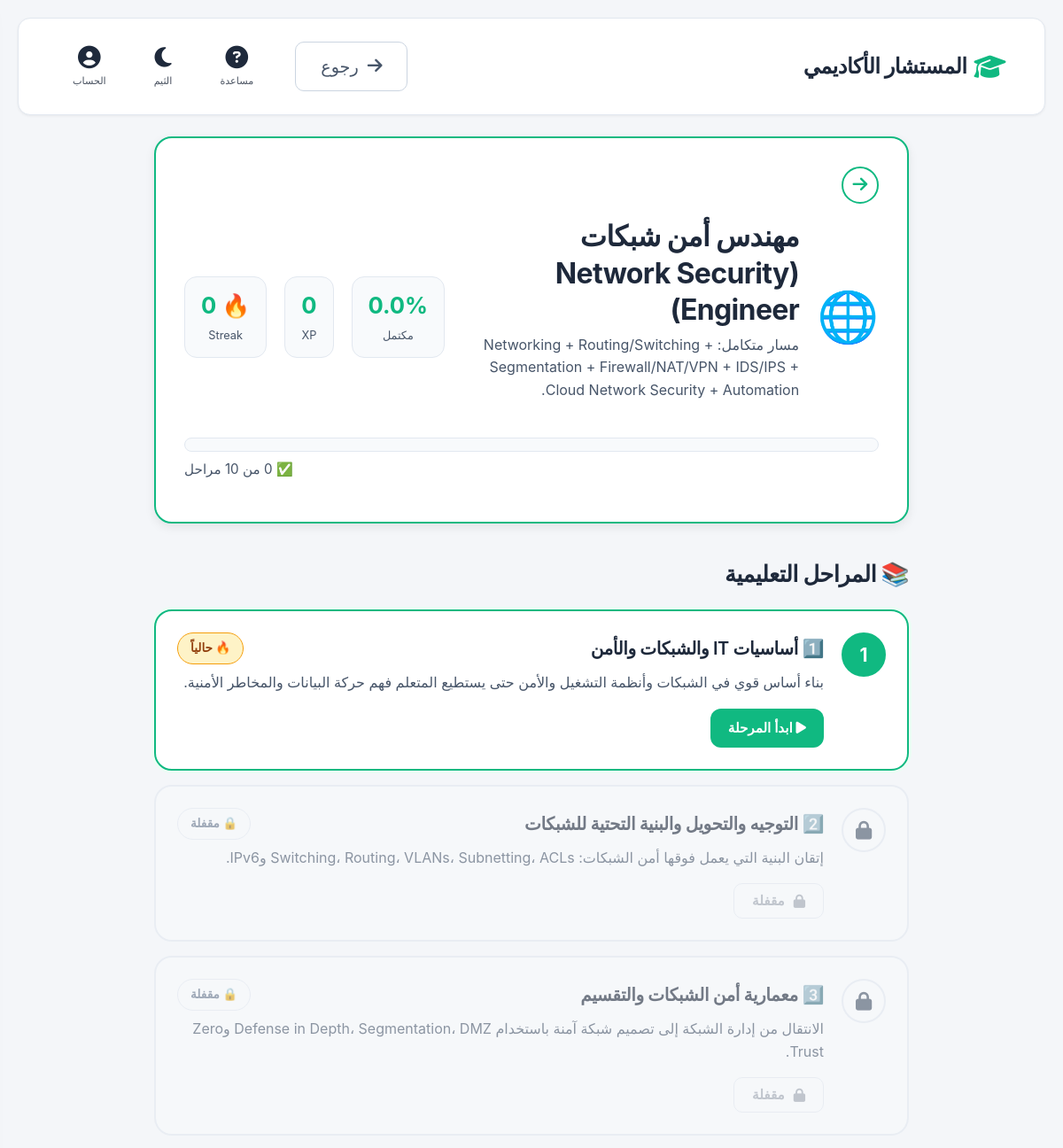
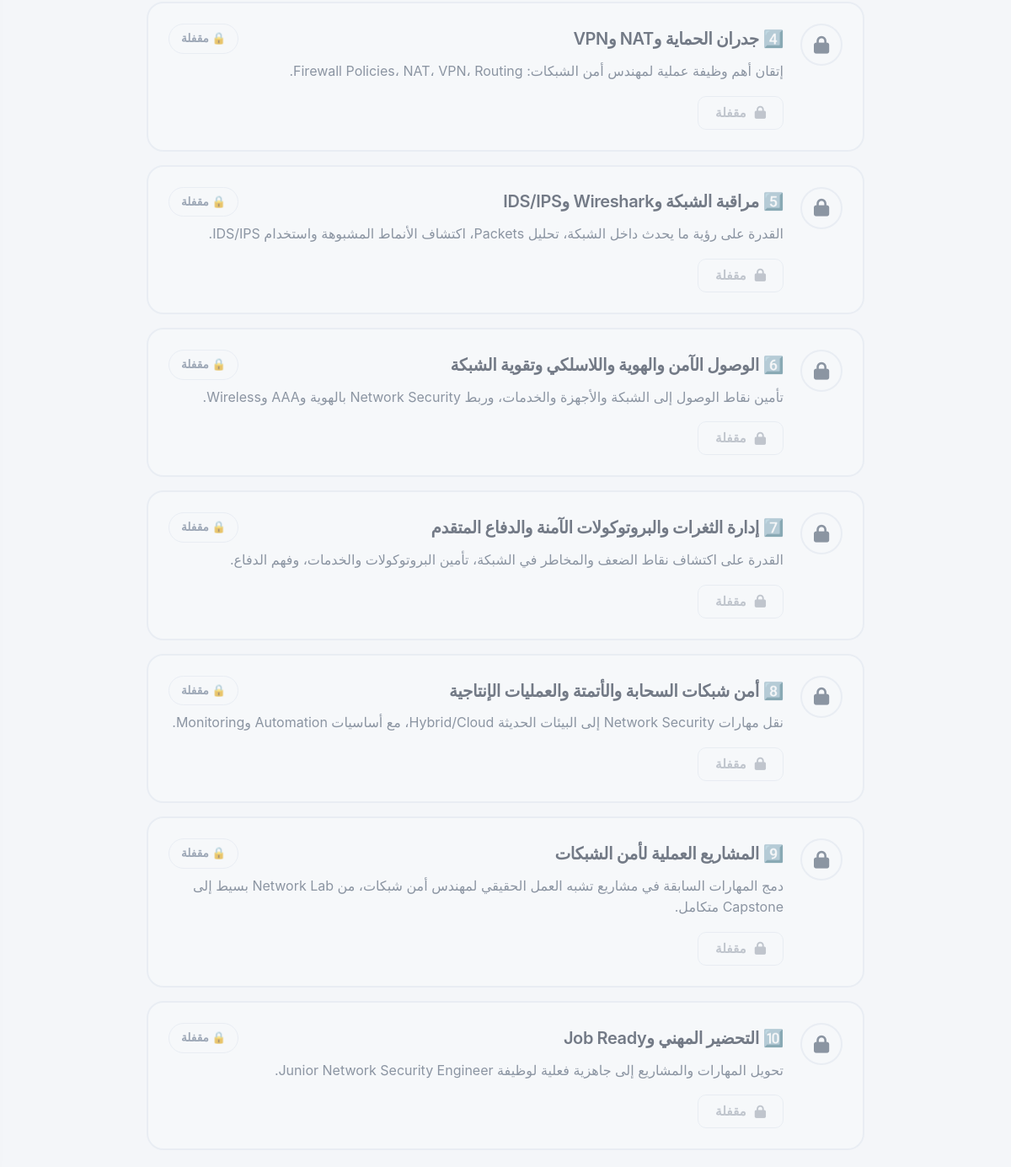
The app's page /university/career/network-security-engineer (signed in) with its own data (2 pictures, top to bottom).
### models/university.py (models this page shows, shortened)
class CareerPath(db.Model):
    __tablename__ = 'career_paths'
    id = db.Column(db.Integer, primary_key=True)
    major_key = db.Column(db.String(50), nullable=False, index=True)  # 'ai', 'cyber', 'data_science'
    slug = db.Column(db.String(100), nullable=False, unique=True)     # 'data-analyst'
    title = db.Column(db.String(200), nullable=False)                 # اسم المسار
    description = db.Column(db.Text)                                   # وصف قصير
    icon = db.Column(db.String(50))                                    # emoji
    difficulty = db.Column(db.String(50))                              # مبتدئ/متوسط/متقدم
    estimated_hours = db.Column(db.Integer)                            # الساعات المتوقعة
    total_stages = db.Column(db.Integer, default=0)                    # عدد المراحل
    order_index = db.Column(db.Integer, default=0)                     # ترتيب العرض
    created_at = db.Column(db.DateTime, default=datetime.utcnow)
    stages = db.relationship(
        'CareerStage',
        backref='career_path',
        lazy=True,
        cascade='all, delete-orphan',
        order_by='CareerStage.stage_number'
    )

class CareerProgress(db.Model):
    __tablename__ = 'career_progress'
    id = db.Column(db.Integer, primary_key=True)
    user_id = db.Column(db.Integer, db.ForeignKey('users.id'), nullable=False, index=True)
    career_path_id = db.Column(db.Integer, db.ForeignKey('career_paths.id'), nullable=False, index=True)
    current_stage = db.Column(db.Integer, default=1)          # المرحلة الحالية
    completed_stages = db.Column(db.Text, default='[]')        # JSON: [1, 2, 3]
    total_xp = db.Column(db.Integer, default=0)                # إجمالي النقاط
    attempts = db.Column(db.Text, default='{}')                # JSON: {"1": [{"score": 8, "date": "..."}, ...]}
    last_activity = db.Column(db.DateTime, default=datetime.utcnow)
    streak_days = db.Column(db.Integer, default=0)             # أيام متتالية
    last_streak_date = db.Column(db.Date)                       # آخر يوم للنشاط
    is_completed = db.Column(db.Boolean, default=False)        # اكتمل المسار
    completed_at = db.Column(db.DateTime)                       # تاريخ الإكمال
    user = db.relationship('User', backref='career_progress_entries')
    career_path = db.relationship('CareerPath', backref='progress_entries')
    __table_args__ = (
        db.UniqueConstraint('user_id', 'career_path_id', name='unique_user_career'),
    )
    def get_completed_stages(self):
        if self.completed_stages:
            try:
                return json.loads(self.completed_stages)
            except:
                return []
        return []
    def get_progress_percentage(self):
        if not self.career_path or not self.career_path.total_stages:
            return 0
        completed = len(self.get_completed_stages())
        return round((completed / self.career_path.total_stages) * 100, 1)

class CareerStage(db.Model):
    __tablename__ = 'career_stages'
    id = db.Column(db.Integer, primary_key=True)
    career_path_id = db.Column(db.Integer, db.ForeignKey('career_paths.id'), nullable=False)
    stage_number = db.Column(db.Integer, nullable=False)             # 1, 2, 3...
    title = db.Column(db.String(200), nullable=False)                # اسم المرحلة
    description = db.Column(db.Text)                                  # وصف المرحلة
    objectives = db.Column(db.Text)                                   # JSON: ["...", "..."]
    practical_task = db.Column(db.Text)                               # التطبيق العملي
    youtube_ar = db.Column(db.String(500))                            # رابط يوتيوب عربي
    youtube_en = db.Column(db.String(500))                            # رابط يوتيوب إنجليزي
    passing_score = db.Column(db.Integer, default=11)                 # 11 من 15 = 73%
    total_quiz_questions = db.Column(db.Integer, default=10)          # عدد الأسئلة المعروضة
    questions = db.relationship(
        'QuizQuestion',
        backref='stage',
        lazy=True,
        cascade='all, delete-orphan'
    )

### routes/university.py (the view)
@university_bp.route('/career/<path_slug>')
@login_required
def career_path(path_slug):
    user_id = session['user_id']
    user = User.query.get(user_id)
    career_path_obj = CareerPath.query.filter_by(slug=path_slug).first()
    if not career_path_obj:
        flash('المسار غير موجود', 'danger')
        return redirect(url_for('university.dashboard'))
    status = CareerEngine.get_path_status(user_id, career_path_obj.id)
    return render_template(
        'university/career_path.html',
        user=user,
        status=status,
        career_path=career_path_obj
    )

### services/career_engine.py (called while the page is built, shortened)
    @staticmethod
    def get_or_create_progress(user_id, career_path_id):
        progress = CareerProgress.query.filter_by(
            user_id=user_id,
            career_path_id=career_path_id
        ).first()
        return progress

    @staticmethod
    def is_stage_unlocked(progress, stage_number):
        if stage_number == 1:
            return True
        completed = progress.get_completed_stages()
        return (stage_number - 1) in completed

### templates/university/career_path.html (shortened to what this page needs)
{% extends "base.html" %}
{% block content %}
<div class="uni-path-container">
        <header class="path-header-card">
        <a href="{{ url_for('university.dashboard', track=career_path.slug) }}"
           class="back-to-dash"
           aria-label="العودة للداش بورد"
           title="العودة للداش بورد">
            <i class="fas fa-arrow-right"></i>
        </a>
        <div class="path-header-top">
            <div class="path-header-info">
                <span class="path-header-icon">{{ career_path.icon }}</span>
                <div>
                    <h1>{{ career_path.title }}</h1>
                    <p>{{ career_path.description }}</p>
                </div>
            </div>
            <div class="path-header-stats">
                <div class="mini-stat">
                    <span class="mini-stat-num">{{ status.percentage }}%</span>
                    <span class="mini-stat-label">مكتمل</span>
                </div>
                <div class="mini-stat">
                    <span class="mini-stat-num">{{ status.progress.total_xp }}</span>
                    <span class="mini-stat-label">XP</span>
                </div>
                <div class="mini-stat">
                    <span class="mini-stat-num">🔥 {{ status.progress.streak_days }}</span>
                    <span class="mini-stat-label">Streak</span>
                </div>
            </div>
        </div>
        <div class="total-progress-bar">
        </div>
        <p class="progress-label">
            ✅ {{ status.completed_count }} من {{ status.total_stages }} مراحل
        </p>
    </header>
    <section>
        <h2 class="section-title">📚 المراحل التعليمية</h2>
        <div class="stages-timeline">
            {% for item in status.stages_status %}
            <div class="stage-item
                        {% if item.is_current %}current{% endif %}
                        {% if not item.is_unlocked %}locked{% endif %}">
                <div class="stage-marker">
                    {% if item.is_completed %}
                        <i class="fas fa-check"></i>
                    {% elif not item.is_unlocked %}
                        <i class="fas fa-lock"></i>
                    {% else %}
                        <span>{{ item.stage.stage_number }}</span>
                    {% endif %}
                </div>
                <div class="stage-content">
                    <div class="stage-header">
                        <h3>{{ item.stage.title }}</h3>
                        {% if item.is_completed %}
                            <span class="badge badge-success">✅ مكتمل</span>
                        {% elif item.is_current %}
                            <span class="badge badge-current">🔥 حالياً</span>
                        {% elif not item.is_unlocked %}
                            <span class="badge badge-locked">🔒 مقفلة</span>
                        {% else %}
                            <span class="badge badge-open">✨ متاحة</span>
                        {% endif %}
                    </div>
                    <p class="stage-desc">{{ item.stage.description }}</p>
                    <div class="stage-actions">
                        {% if item.is_completed or item.is_unlocked %}
                        <a href="{{ url_for('university.stage_detail', stage_id=item.stage.id) }}"
                           class="btn btn-primary btn-sm">
                            {% if item.is_completed %}
                                <i class="fas fa-redo"></i> إعادة المراجعة
                            {% else %}
                                <i class="fas fa-play"></i> ابدأ المرحلة
                            {% endif %}
                        </a>
                        {% else %}
                        <button class="btn btn-outline btn-sm" disabled>
                            <i class="fas fa-lock"></i> مقفلة
                        </button>
                        {% endif %}
                    </div>
                </div>
            </div>
            {% endfor %}
        </div>
    </section>
</div>
{% endblock %}

### static/css/style.css (style rules this page uses)
:root { --bg-primary: #f4f6f9; --bg-secondary: #ffffff; --bg-card: #ffffff; --bg-elevated: #f8fafc; --text-primary: #1e293b; --text-secondary: #475569; --text-muted: #64748b; --border-color: #e2e8f0; --accent: #10b981; --accent-hover: #059669; --accent-dark: #047857; --accent-light: #ecfdf5; --success: #10b981; --warning: #f59e0b; --danger: #ef4444; --info: #3b82f6; --muted: #94a3b8; --surface-hover: #f1f5f9; --glass-border: rgba(255, 255, 255, 0.1); --shadow-sm: 0 1px 3px rgba(0,0,0,0.06); --shadow-md: 0 4px 12px rgba(0,0,0,0.08); --shadow-lg: 0 12px 24px rgba(0,0,0,0.12); --shadow: var(--shadow-sm); --radius-sm: 8px; --radius: 14px; --radius-lg: 20px; --transition-fast: 150ms cubic-bezier(0.4, 0, 0.2, 1); --transition: 250ms cubic-bezier(0.4, 0, 0.2, 1); --transition-slow: 350ms cubic-bezier(0.4, 0, 0.2, 1); --space-xs: 4px; --space-sm: 8px; --space-md: 16px; --space-lg: 24px; --space-xl: 32px; --space-2xl: 48px; --tab-radius: 30px; }
* { margin: 0; padding: 0; box-sizing: border-box; transition: background-color var(--transition), color var(--transition), border-color var(--transition), box-shadow var(--transition); }
body { font-family: -apple-system, BlinkMacSystemFont, "Segoe UI", Roboto, "Helvetica Neue", Arial, sans-serif; background-color: var(--bg-primary); color: var(--text-primary); min-height: 100vh; padding: 20px; position: relative; line-height: 1.6; font-size: 1rem; }
h1, h2, h3, h4, h5, h6 { font-weight: 700; line-height: 1.3; letter-spacing: -0.02em; color: var(--text-primary); margin-bottom: 0.5em; }
h1 { font-size: 2rem; }
h2 { font-size: 1.6rem; }
h3 { font-size: 1.3rem; }
p { margin-bottom: 1em; color: var(--text-secondary); }
a { color: var(--accent); text-decoration: none; transition: color var(--transition-fast); }
.btn { padding: 12px 24px; border-radius: 12px; border: none; font-weight: 600; cursor: pointer; background-color: var(--accent); color: #ffffff !important; text-decoration: none; display: inline-block; font-size: 1rem; transition: background-color var(--transition-fast), transform var(--transition-fast), box-shadow var(--transition-fast); text-align: center; }
.btn-outline { background: transparent; border: 1px solid var(--border-color); color: var(--text-secondary) !important; }
.back-to-dash { display: inline-flex; align-items: center; justify-content: center; width: 42px; height: 42px; border-radius: 50%; background: transparent; border: 2px solid var(--accent); color: var(--accent); text-decoration: none; font-size: 1.2rem; transition: all 0.2s ease; margin-bottom: 16px; }

### templates/base.html (style rules this page uses)
.btn-outline { font-size: 1.2rem; padding: 12px 28px; border-radius: 10px; border: 1px solid #cbd5e1; background: transparent; color: var(--text, #1e293b); text-decoration: none; display: inline-flex; align-items: center; gap: 10px; transition: all 0.2s; }

### records on screen
CareerPath: icon "🌐", title "مهندس أمن شبكات (Network Security Engineer)", description "مسار متكامل: Networking + Routing/Switching + Segmentation + Firewall/NAT/VPN + IDS/IPS + Cloud Network Security + Automation."
CareerProgress: progress.total_xp "0", progress.streak_days "0"
CareerStage: stage.stage_number "1", stage "1️⃣ أساسيات IT والشبكات والأمن", stage.description "بناء أساس قوي في الشبكات وأنظمة التشغيل والأمن حتى يستطيع المتعلم فهم حركة البيانات والمخاطر الأمنية."
CareerStage: stage "2️⃣ التوجيه والتحويل والبنية التحتية للشبكات", stage.description "إتقان البنية التي يعمل فوقها أمن الشبكات: Switching، Routing، VLANs، Subnetting، ACLs وIPv6."
CareerStage: stage "3️⃣ معمارية أمن الشبكات والتقسيم", stage.description "الانتقال من إدارة الشبكة إلى تصميم شبكة آمنة باستخدام Defense in Depth، Segmentation، DMZ وZero Trust."
CareerStage: stage "4️⃣ جدران الحماية وNAT وVPN", stage.description "إتقان أهم وظيفة عملية لمهندس أمن الشبكات: Firewall Policies، NAT، VPN، Routing."
CareerStage: stage "5️⃣ مراقبة الشبكة وWireshark وIDS/IPS", stage.description "القدرة على رؤية ما يحدث داخل الشبكة، تحليل Packets، اكتشاف الأنماط المشبوهة واستخدام IDS/IPS."
CareerStage: stage "6️⃣ الوصول الآمن والهوية واللاسلكي وتقوية الشبكة", stage.description "تأمين نقاط الوصول إلى الشبكة والأجهزة والخدمات، وربط Network Security بالهوية وAAA وWireless."
CareerStage: stage "7️⃣ إدارة الثغرات والبروتوكولات الآمنة والدفاع المتقدم", stage.description "القدرة على اكتشاف نقاط الضعف والمخاطر في الشبكة، تأمين البروتوكولات والخدمات، وفهم الدفاع."
CareerStage: stage "8️⃣ أمن شبكات السحابة والأتمتة والعمليات الإنتاجية", stage.description "نقل مهارات Network Security إلى البيئات الحديثة Hybrid/Cloud، مع أساسيات Automation وMonitoring."
CareerStage: stage "9️⃣ المشاريع العملية لأمن الشبكات", stage.description "دمج المهارات السابقة في مشاريع تشبه العمل الحقيقي لمهندس أمن شبكات، من Network Lab بسيط إلى Capstone متكامل."
CareerStage: stage "🔟 التحضير المهني وJob Ready", stage.description "تحويل المهارات والمشاريع إلى جاهزية فعلية لوظيفة Junior Network Security Engineer."

### other values on screen
{{ status.percentage }} "0.0"
